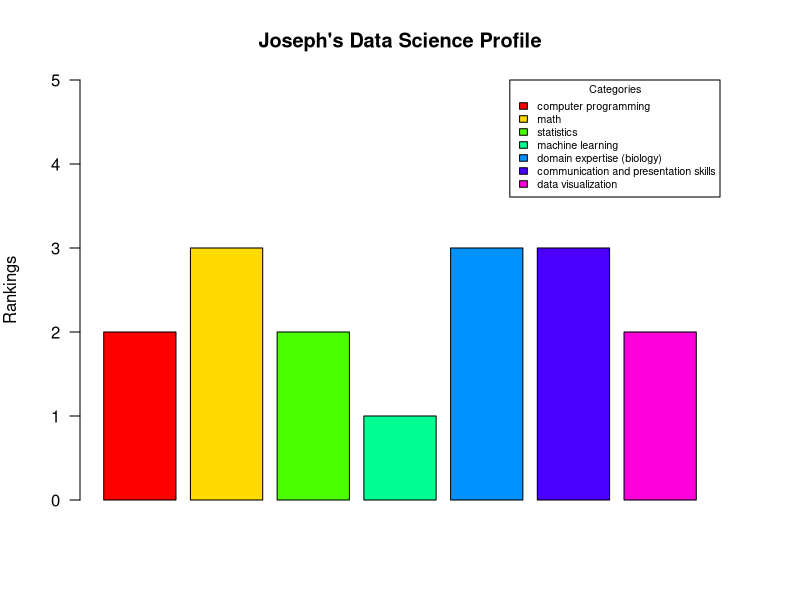

Source code (R):
# Create data science profile categories and rankings as vectors
# and combine them as columns of a data frame.
categories <- c('computer programming', 
                'math', 
                'statistics', 
                'machine learning', 
                'domain expertise (biology)',
                'communication and presentation skills',
                'data visualization')
rankings <- c(2, 3, 2, 1, 3, 3, 2)
Joseph <- data.frame(categories, rankings)

# Create bar graph of the data frame. To avoid long x-axis labels,
# the categories are placed in a legend.
par(mar=c(5,4,4,4))
Joseph_bar <- barplot(Joseph$rankings,
              main = 'Joseph\'s Data Science Profile',
              ylab = 'Rankings', ylim = c(0,5), las = 2,
              col = rainbow(7),
              legend = Joseph$categories,
              args.legend = list(title = "Categories",
                                 x = "topright",
                                 cex = .65)
              )

# par(mar=c(10,4,4,4))
# Joseph_bar <- barplot(Joseph$rankings,
#                       main = 'Joseph Caguioa\'s Data Science Profile',
#                       xlab = 'Categories',
#                       ylab = 'Rankings', ylim = c(0,5), las=2,
#                       col = rainbow(7))
# text(x = seq_along(categories), y = par("usr")[3]-0.25, srt = 45, adj = 1, 
#      labels = categories, xpd = TRUE)